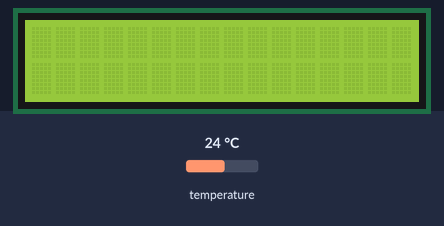
The program below on a simulated Raspberry Pi Pico running MicroPython. Parts: 16×2 character LCD. Inputs (shaded band) come from the test bench; at power-on: temperature 24 °C. The clock reads 2024-03-15 10:24:30 at power-on unless the program sets it; the interpreter's speed is modelled, so counts of loop turns are approximate; library files of the repository ran but are not shown: lcd_api.py, pico_i2c_lcd.py, ds3231.py; what the program prints to the serial console is not drawn.

Above: at 0.1 s.
At 1.1 s:
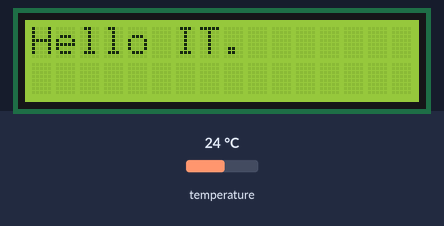
At 4.1 s:
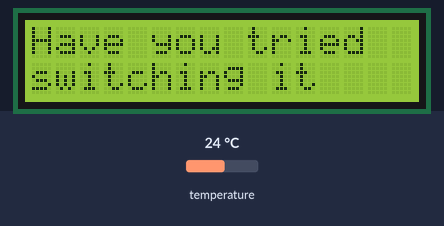
At 7.2 s:
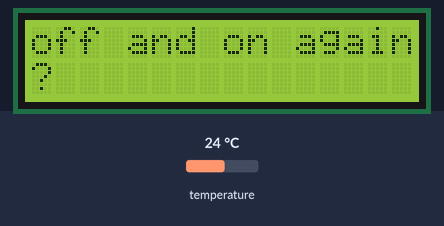

The program:

main.py
```python
import machine
import time
from machine import I2C
from lcd_api import LcdApi
from pico_i2c_lcd import I2cLcd
from ds3231 import ds3231
from lps22hbtr import LPS22HB

sdaPin = machine.Pin(16)
sclPin = machine.Pin(17)
i2c = I2C(0, sda=sdaPin, scl=sclPin, freq=400000)
I2C_ADDR = 0x27
totalRows = 2
totalColumns = 16

lcd = I2cLcd(i2c, I2C_ADDR, totalRows, totalColumns)
rtc = ds3231()
lps22hb=LPS22HB()
#rtc.set_time('17:12:10,Tuesday,2022-07-05')
#rtc.set_alarm_time('13:45:55,Monday,2021-05-24')
while True:
    ct = rtc.read_time()
    CURR_TEMP = lps22hb._get_temp()
    CURR_TIME = rtc.get_time()
    CURR_DATE = rtc.get_date()
    CURR_WEEK = rtc.get_date_of_week()
    print(CURR_TIME)
    print(CURR_DATE)
    print(CURR_WEEK)
    print('Temp: ', str(CURR_TEMP), '°C')
    time.sleep(1)
    lcd.putstr("Hello IT.")
    time.sleep(3)
    lcd.clear()
    lcd.putstr("Have you tried  switching it")
    time.sleep(3)
    lcd.clear()
    lcd.putstr("off and on again?")
    time.sleep(3)
    lcd.clear()
```

lps22hbtr.py
```python
"""
Product code to fetch the Tempreatur (C)
as well as the Pressure (hPA)
"""
import time
from machine import I2C

class LPS22HB(object):
    """
    Variables
    """
    #i2c address
    LPS22HB_I2C_ADDRESS   =  0x5C
    #
    LPS_ID                =  0xB1
    #Register
    LPS_INT_CFG           =  0x0B        #Interrupt register
    LPS_THS_P_L           =  0x0C        #Pressure threshold registers
    LPS_THS_P_H           =  0x0D
    LPS_WHO_AM_I          =  0x0F        #Who am I
    LPS_CTRL_REG1         =  0x10        #Control registers
    LPS_CTRL_REG2         =  0x11
    LPS_CTRL_REG3         =  0x12
    LPS_FIFO_CTRL         =  0x14        #FIFO configuration register
    LPS_REF_P_XL          =  0x15        #Reference pressure registers
    LPS_REF_P_L           =  0x16
    LPS_REF_P_H           =  0x17
    LPS_RPDS_L            =  0x18        #Pressure offset registers
    LPS_RPDS_H            =  0x19
    LPS_RES_CONF          =  0x1A        #Resolution register
    LPS_INT_SOURCE        =  0x25        #Interrupt register
    LPS_FIFO_STATUS       =  0x26        #FIFO status register
    LPS_STATUS            =  0x27        #Status register
    LPS_PRESS_OUT_XL      =  0x28        #Pressure output registers
    LPS_PRESS_OUT_L       =  0x29
    LPS_PRESS_OUT_H       =  0x2A
    LPS_TEMP_OUT_L        =  0x2B        #Temperature output registers
    LPS_TEMP_OUT_H        =  0x2C
    LPS_RES               =  0x33        #Filter reset register

    """
    Init function
    """
    def __init__(self,address=LPS22HB_I2C_ADDRESS):
        self._address = address
        self._bus = I2C(1)
        self.LPS22HB_RESET()                         #Wait for reset to complete
        self._write_byte(self.LPS_CTRL_REG1 ,0x02)   #Low-pass filter disabled , output registers
                                                     #not updated until MSB and LSB have been read,
                                                     #Enable Block Data Update , Set Output Data Rate to 0

    def LPS22HB_RESET(self):
        Buf=self._read_u16(self.LPS_CTRL_REG2)
        Buf|=0x04
        self._write_byte(self.LPS_CTRL_REG2,Buf)     #SWRESET Set 1
        while Buf:
            Buf=self._read_u16(self.LPS_CTRL_REG2)
            Buf&=0x04

    def LPS22HB_START_ONESHOT(self):
        Buf=self._read_u16(self.LPS_CTRL_REG2)
        Buf|=0x01                                    #ONE_SHOT Set 1
        self._write_byte(self.LPS_CTRL_REG2,Buf)

    def _read_byte(self,cmd):
        rec=self._bus.readfrom_mem(int(self._address),int(cmd),1)
        return rec[0]

    def _read_u16(self,cmd):
        LSB = self._bus.readfrom_mem(int(self._address),int(cmd),1)
        MSB = self._bus.readfrom_mem(int(self._address),int(cmd)+1,1)
        return (MSB[0] << 8) + LSB[0]

    def _write_byte(self,cmd,val):
        self._bus.writeto_mem(int(self._address),int(cmd),bytes([int(val)]))

    """
    Get the current temperatur in Celsius

    @returns double
    """
    def _get_temp(self):
        TEMP_DATA = 0.0
        u8Buf=[0,0,0]
        self.LPS22HB_START_ONESHOT()
        if (self._read_byte(self.LPS_STATUS)&0x02)==0x02:   # a new temperature data is generated
            u8Buf[0]=self._read_byte(self.LPS_TEMP_OUT_L)
            u8Buf[1]=self._read_byte(self.LPS_TEMP_OUT_H)
            TEMP_DATA=((u8Buf[1]<<8)+u8Buf[0])/100.0
        return TEMP_DATA

    """
    Get the current pressure in hPA

    @returns double
    """
    def _get_pressure(self):
        PRESS_DATA = 0.0
        u8Buf=[0,0,0]
        self.LPS22HB_START_ONESHOT()
        if (self._read_byte(self.LPS_STATUS)&0x01)==0x01:  # a new pressure data is generated
            u8Buf[0]=self._read_byte(self.LPS_PRESS_OUT_XL)
            u8Buf[1]=self._read_byte(self.LPS_PRESS_OUT_L)
            u8Buf[2]=self._read_byte(self.LPS_PRESS_OUT_H)
            PRESS_DATA_RAW=((u8Buf[2]<<16)+(u8Buf[1]<<8)+u8Buf[0])/4096.0
            PRESS_DATA = round(PRESS_DATA_RAW, 2)
        return PRESS_DATA
```

Measured:
- by itself, everything shown: repeats every 10.1 s, in 6 steps
- what the display in image 0 shows lasts 1.1 s, from 0.0 s to 1.1 s
- what the display in image 1 shows lasts 3.0 s, from 1.1 s to 4.1 s
